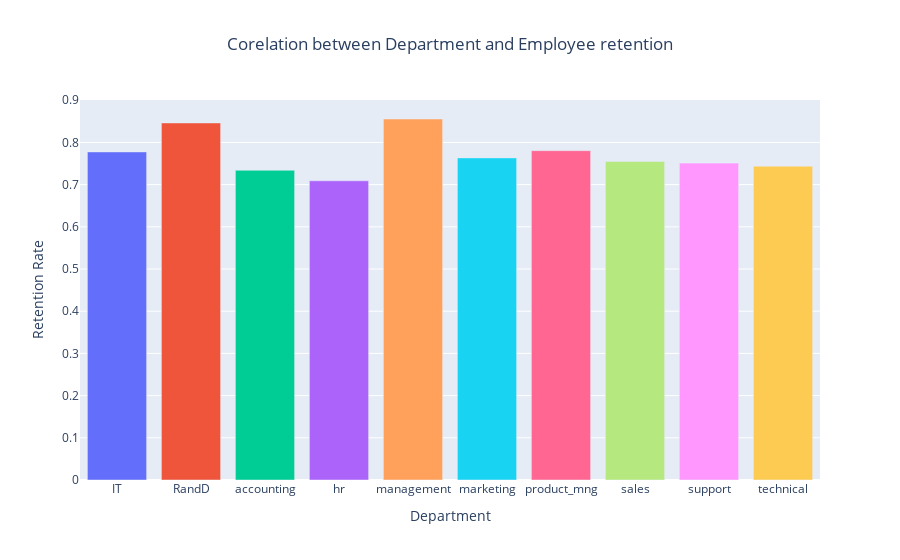

The notebook cell this image was saved under:
### Code cell
dept = df.groupby('Department')['retained'].mean().reset_index()
fig = px.bar(
    dept,
    x = 'Department',
    y = 'retained',
    color = 'Department',
    title = 'Corelation between Department and Employee retention'
)
fig.update_layout(
    showlegend = False,
    xaxis_title='Department',
    yaxis_title='Retention Rate',
    title_x=0.5
    
)
fig.show()

### Figure 1 — Plotly figure (JSON) as saved in the notebook; plotly's stock layout.template omitted (floating-point values rounded to 4 significant figures)
{"data": [{"alignmentgroup": "True", "hovertemplate": "Department=%{x}<br>retained=%{y}<extra></extra>", "legendgroup": "IT", "marker": {"color": "#636efa", "pattern": {"shape": ""}}, "name": "IT", "offsetgroup": "IT", "orientation": "v", "showlegend": true, "textposition": "auto", "type": "bar", "x": ["IT"], "xaxis": "x", "y": [0.7775], "yaxis": "y"}, {"alignmentgroup": "True", "hovertemplate": "Department=%{x}<br>retained=%{y}<extra></extra>", "legendgroup": "RandD", "marker": {"color": "#EF553B", "pattern": {"shape": ""}}, "name": "RandD", "offsetgroup": "RandD", "orientation": "v", "showlegend": true, "textposition": "auto", "type": "bar", "x": ["RandD"], "xaxis": "x", "y": [0.8463], "yaxis": "y"}, {"alignmentgroup": "True", "hovertemplate": "Department=%{x}<br>retained=%{y}<extra></extra>", "legendgroup": "accounting", "marker": {"color": "#00cc96", "pattern": {"shape": ""}}, "name": "accounting", "offsetgroup": "accounting", "orientation": "v", "showlegend": true, "textposition": "auto", "type": "bar", "x": ["accounting"], "xaxis": "x", "y": [0.734], "yaxis": "y"}, {"alignmentgroup": "True", "hovertemplate": "Department=%{x}<br>retained=%{y}<extra></extra>", "legendgroup": "hr", "marker": {"color": "#ab63fa", "pattern": {"shape": ""}}, "name": "hr", "offsetgroup": "hr", "orientation": "v", "showlegend": true, "textposition": "auto", "type": "bar", "x": ["hr"], "xaxis": "x", "y": [0.7091], "yaxis": "y"}, {"alignmentgroup": "True", "hovertemplate": "Department=%{x}<br>retained=%{y}<extra></extra>", "legendgroup": "management", "marker": {"color": "#FFA15A", "pattern": {"shape": ""}}, "name": "management", "offsetgroup": "management", "orientation": "v", "showlegend": true, "textposition": "auto", "type": "bar", "x": ["management"], "xaxis": "x", "y": [0.8556], "yaxis": "y"}, {"alignmentgroup": "True", "hovertemplate": "Department=%{x}<br>retained=%{y}<extra></extra>", "legendgroup": "marketing", "marker": {"color": "#19d3f3", "pattern": {"shape": ""}}, "name": "marketing", "offsetgroup": "marketing", "orientation": "v", "showlegend": true, "textposition": "auto", "type": "bar", "x": ["marketing"], "xaxis": "x", "y": [0.7634], "yaxis": "y"}, {"alignmentgroup": "True", "hovertemplate": "Department=%{x}<br>retained=%{y}<extra></extra>", "legendgroup": "product_mng", "marker": {"color": "#FF6692", "pattern": {"shape": ""}}, "name": "product_mng", "offsetgroup": "product_mng", "orientation": "v", "showlegend": true, "textposition": "auto", "type": "bar", "x": ["product_mng"], "xaxis": "x", "y": [0.7805], "yaxis": "y"}, {"alignmentgroup": "True", "hovertemplate": "Department=%{x}<br>retained=%{y}<extra></extra>", "legendgroup": "sales", "marker": {"color": "#B6E880", "pattern": {"shape": ""}}, "name": "sales", "offsetgroup": "sales", "orientation": "v", "showlegend": true, "textposition": "auto", "type": "bar", "x": ["sales"], "xaxis": "x", "y": [0.7551], "yaxis": "y"}, {"alignmentgroup": "True", "hovertemplate": "Department=%{x}<br>retained=%{y}<extra></extra>", "legendgroup": "support", "marker": {"color": "#FF97FF", "pattern": {"shape": ""}}, "name": "support", "offsetgroup": "support", "orientation": "v", "showlegend": true, "textposition": "auto", "type": "bar", "x": ["support"], "xaxis": "x", "y": [0.751], "yaxis": "y"}, {"alignmentgroup": "True", "hovertemplate": "Department=%{x}<br>retained=%{y}<extra></extra>", "legendgroup": "technical", "marker": {"color": "#FECB52", "pattern": {"shape": ""}}, "name": "technical", "offsetgroup": "technical", "orientation": "v", "showlegend": true, "textposition": "auto", "type": "bar", "x": ["technical"], "xaxis": "x", "y": [0.7438], "yaxis": "y"}], "layout": {"autosize": true, "barmode": "relative", "legend": {"title": {"text": "Department"}, "tracegroupgap": 0}, "showlegend": false, "title": {"text": "Corelation between Department and Employee retention", "x": 0.5}, "xaxis": {"anchor": "y", "autorange": true, "categoryarray": ["IT", "RandD", "accounting", "hr", "management", "marketing", "product_mng", "sales", "support", "technical"], "categoryorder": "array", "domain": [0, 1], "range": [-0.5, 9.5], "title": {"text": "Department"}, "type": "category"}, "yaxis": {"anchor": "x", "autorange": true, "domain": [0, 1], "range": [0, 0.9006], "title": {"text": "Retention Rate"}, "type": "linear"}}}
